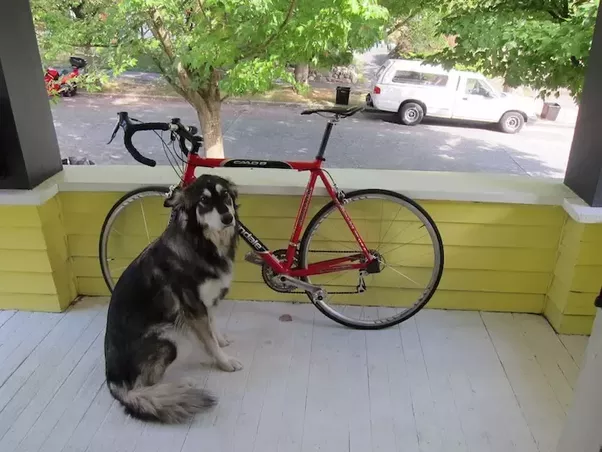
#> input picture Edge_detection/edge-detection.png, 602 x 452 px
$ python horizontaledgedetection.py
#> lines starting #> are read from the running program, lines starting #| are printed output that depends on the picture
import numpy as np
from PIL import Image
import math
horizontal_edge_kernel = [[-1, -1, -1],
                          [ 0,  0,  0],
                          [ 1,  0,  1]]

edge_kernel = [[-1, -1, -1],
               [-1,  8, -1],
               [-1, -1, -1]]


gaussian_kernel = [[1 / 256, 4  / 256,  6 / 256,  4 / 256, 1 / 256],
                   [4 / 256, 16 / 256, 24 / 256, 16 / 256, 4 / 256],
                   [6 / 256, 24 / 256, 36 / 256, 24 / 256, 6 / 256],
                   [4 / 256, 16 / 256, 24 / 256, 16 / 256, 4 / 256],
                   [1 / 256, 4  / 256,  6 / 256,  4 / 256, 1 / 256]]


def kernel_apply(input_image, kernel):
    width = input_image.shape[0]
    height = input_image.shape[1]
    offset = len(kernel) // 2
    output_image = np.empty((width,height))
    output_image.fill(0)

    for x in range(offset, width - offset):
        for y in range(offset, height - offset):
            for i in range(len(kernel)):
                for j in range(len(kernel)):
                    xn = x + i - offset
                    yn = y + j - offset
                    value = input_image[xn][yn]
                    output_image[x][y] += value * kernel[i][j]
    return output_image


original_img = np.array(Image.open("edge-detection.png"))
#> original_img is the input picture: shape (452, 602, 3); mean R, G, B 135.2, 135.5, 114.6
r, g, b = original_img[:,:,0], original_img[:,:,1], original_img[:,:,2]
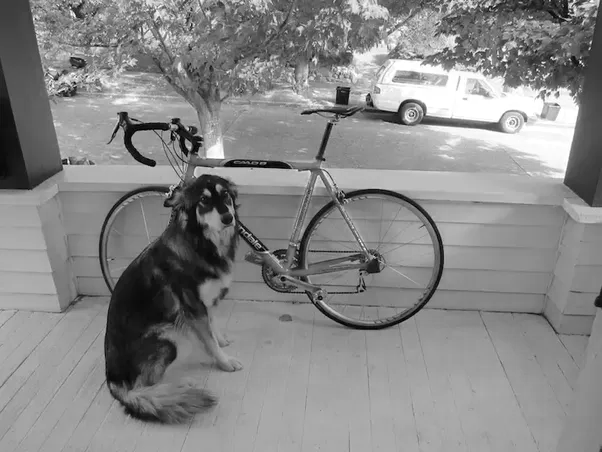
#> r: shape (452, 602); min 0, max 255, mean 135.2
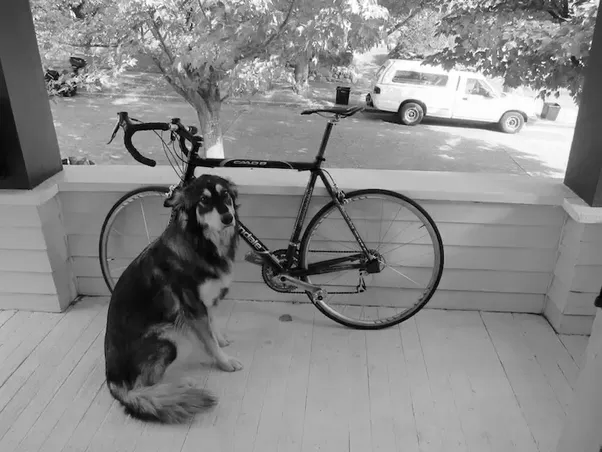
#> g: shape (452, 602); min 0, max 255, mean 135.5
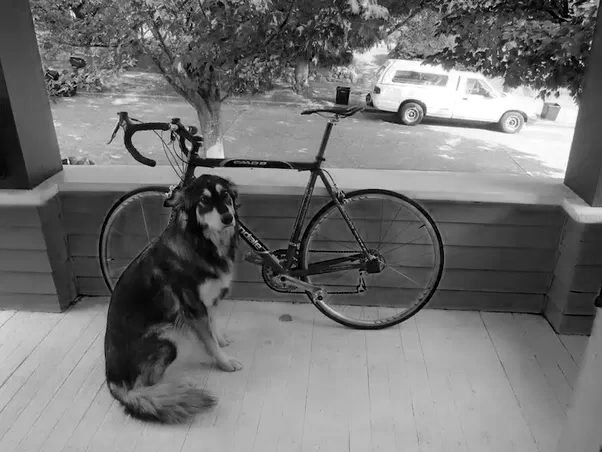
#> b: shape (452, 602); min 0, max 255, mean 114.6
gray_img = 0.2989 * r + 0.5870 * g + 0.1140 * b


img = kernel_apply(gray_img, gaussian_kernel)
#> in kernel_apply, `output_image.fill(0)`: output_image: shape (452, 602) float64; every value is 0
#> after the loop in kernel_apply, `for x in range(offset, width - offset):`:
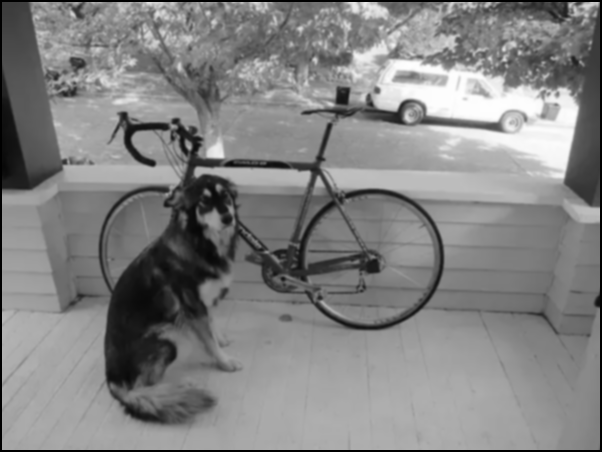
#> output_image: shape (452, 602) float64; min 0, max 254.4, mean 131

horizontal_edge = Image.fromarray(np.uint8(kernel_apply(img, horizontal_edge_kernel))).convert('RGB')
#> after the loop in kernel_apply (call 2), `for x in range(offset, width - offset):`:
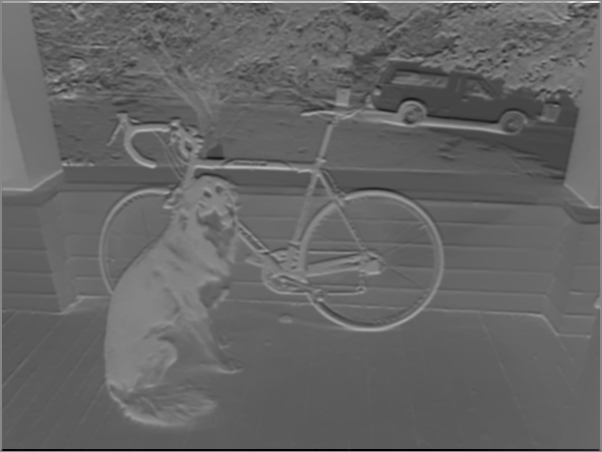
#> output_image: shape (452, 602) float64; min -524.7, max 462.7, mean -131; drawn with min black and max white
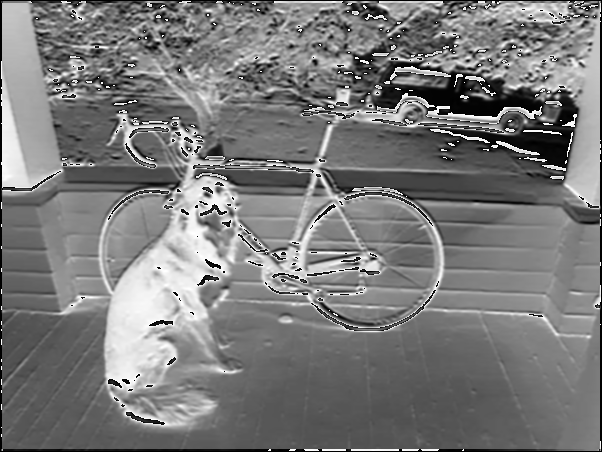
#> horizontal_edge: PIL image 602x452 RGB; min 0, max 255, mean 121.8
horizontal_edge.show()
